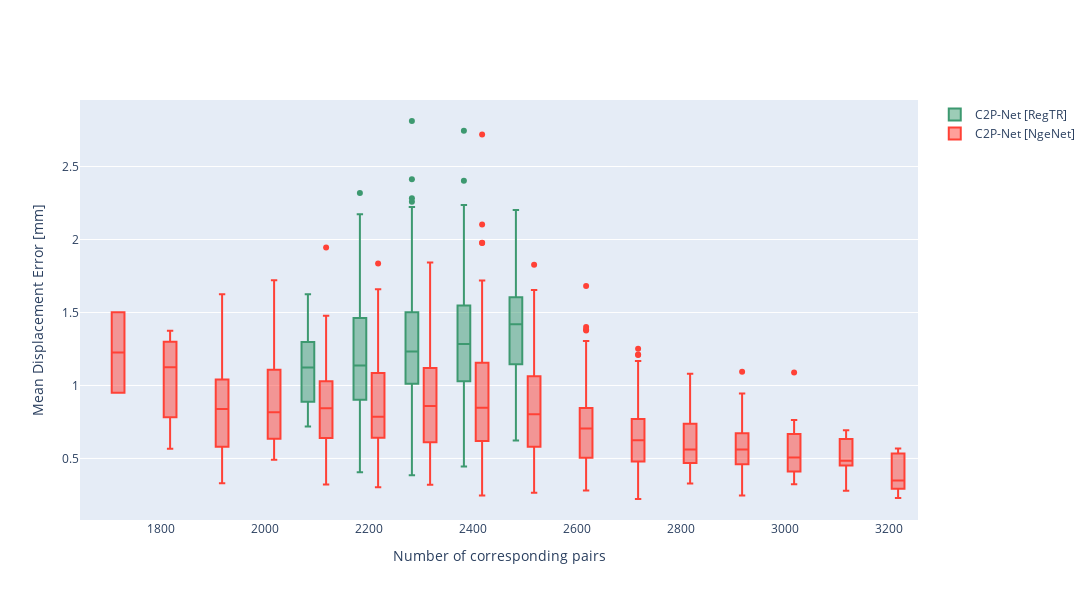

Notebook code cell kept with this figure:
### Code cell
x = [round(i*2)/2 for i in RegTREx.nonregistered_cd_l]

fig = go.Figure()

fig.add_trace(go.Box(
    y=RegTREx.mean_displacement_error_l,
    x=[round(i*0.01)/0.01 for i in RegTREx.len_inds],
    name='C2P-Net [RegTR]',
    marker_color='#3D9970'
))
fig.add_trace(go.Box(
    y=NgeNetEx.mean_displacement_error_l,
    x=[round(i*0.01)/0.01 for i in NgeNetEx.len_coors_l],
    name='C2P-Net [NgeNet]',
    marker_color='#FF4136'
))

fig.update_layout(
    xaxis_title='Number of corresponding pairs',
    yaxis_title='Mean Displacement Error [mm]',
    boxmode='group', # group together boxes of the different traces for each value of x
    width=1.5*800, height=1.5*400
)
fig.show()
fig.write_image('C2P-Net/ex-vivo/regtr_vs_ngenet_vs_number_of_correspondences.pdf')

### Figure 1 — Plotly figure (JSON) as saved in the notebook; plotly's stock layout.template omitted (floating-point values rounded to 4 significant figures; data arrays with more than 128 entries replaced by an {"elided": "..."} marker saying what was removed)
{"data": [{"marker": {"color": "#3D9970"}, "name": "C2P-Net [RegTR]", "type": "box", "x": {"elided": "1117 int values"}, "y": {"elided": "1117 float values"}}, {"marker": {"color": "#FF4136"}, "name": "C2P-Net [NgeNet]", "type": "box", "x": {"elided": "1117 int values"}, "y": {"elided": "1117 float values"}}], "layout": {"boxmode": "group", "height": 600, "width": 1200, "xaxis": {"title": {"text": "Number of corresponding pairs"}}, "yaxis": {"title": {"text": "Mean Displacement Error [mm]"}}}}
